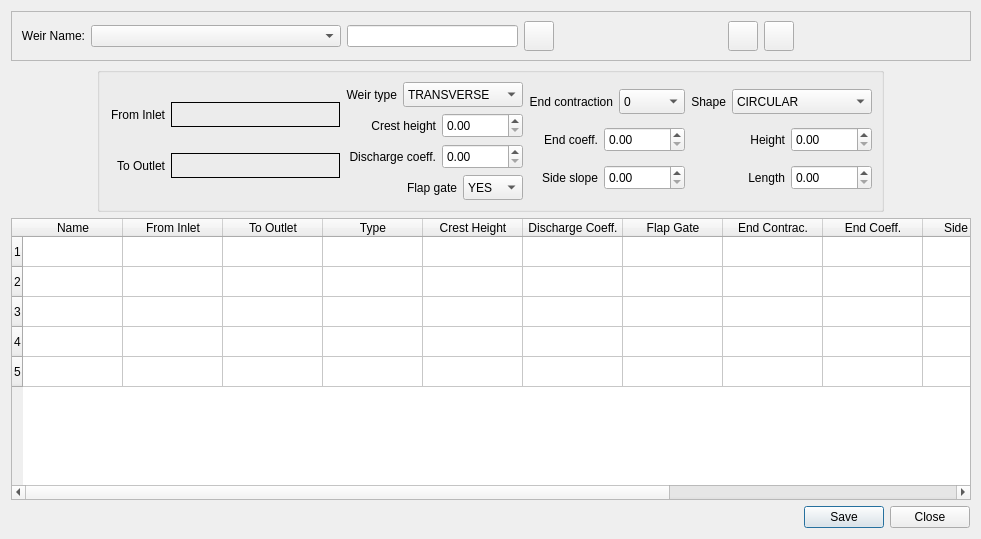
<?xml version="1.0" encoding="UTF-8"?>
<ui version="4.0">
 <class>wiers_dlg</class>
 <widget class="QDialog" name="wiers_dlg">
  <property name="windowModality">
   <enum>Qt::NonModal</enum>
  </property>
  <property name="enabled">
   <bool>true</bool>
  </property>
  <property name="geometry">
   <rect>
    <x>0</x>
    <y>0</y>
    <width>981</width>
    <height>539</height>
   </rect>
  </property>
  <property name="sizePolicy">
   <sizepolicy hsizetype="Preferred" vsizetype="Preferred">
    <horstretch>0</horstretch>
    <verstretch>0</verstretch>
   </sizepolicy>
  </property>
  <property name="minimumSize">
   <size>
    <width>981</width>
    <height>0</height>
   </size>
  </property>
  <property name="maximumSize">
   <size>
    <width>16777215</width>
    <height>16777215</height>
   </size>
  </property>
  <property name="windowTitle">
   <string>Weirs</string>
  </property>
  <layout class="QGridLayout" name="gridLayout_2">
   <item row="0" column="0">
    <widget class="QFrame" name="frame">
     <property name="sizePolicy">
      <sizepolicy hsizetype="Expanding" vsizetype="Expanding">
       <horstretch>0</horstretch>
       <verstretch>0</verstretch>
      </sizepolicy>
     </property>
     <property name="minimumSize">
      <size>
       <width>960</width>
       <height>50</height>
      </size>
     </property>
     <property name="maximumSize">
      <size>
       <width>960</width>
       <height>50</height>
      </size>
     </property>
     <property name="frameShape">
      <enum>QFrame::StyledPanel</enum>
     </property>
     <property name="frameShadow">
      <enum>QFrame::Plain</enum>
     </property>
     <layout class="QGridLayout" name="gridLayout_7">
      <item row="0" column="0">
       <layout class="QHBoxLayout" name="horizontalLayout_9">
        <item>
         <layout class="QHBoxLayout" name="horizontalLayout_5">
          <property name="sizeConstraint">
           <enum>QLayout::SetFixedSize</enum>
          </property>
          <item>
           <widget class="QLabel" name="label">
            <property name="enabled">
             <bool>true</bool>
            </property>
            <property name="sizePolicy">
             <sizepolicy hsizetype="Fixed" vsizetype="Fixed">
              <horstretch>0</horstretch>
              <verstretch>0</verstretch>
             </sizepolicy>
            </property>
            <property name="text">
             <string>Weir Name:</string>
            </property>
            <property name="alignment">
             <set>Qt::AlignRight|Qt::AlignTrailing|Qt::AlignVCenter</set>
            </property>
           </widget>
          </item>
          <item>
           <widget class="QComboBox" name="weir_name_cbo">
            <property name="sizePolicy">
             <sizepolicy hsizetype="Fixed" vsizetype="Fixed">
              <horstretch>0</horstretch>
              <verstretch>0</verstretch>
             </sizepolicy>
            </property>
            <property name="minimumSize">
             <size>
              <width>250</width>
              <height>22</height>
             </size>
            </property>
            <property name="maximumSize">
             <size>
              <width>250</width>
              <height>22</height>
             </size>
            </property>
            <property name="editable">
             <bool>false</bool>
            </property>
           </widget>
          </item>
         </layout>
        </item>
        <item>
         <layout class="QGridLayout" name="gridLayout_31">
          <property name="sizeConstraint">
           <enum>QLayout::SetFixedSize</enum>
          </property>
          <item row="0" column="0">
           <widget class="QLineEdit" name="weir_to_find_le">
            <property name="sizePolicy">
             <sizepolicy hsizetype="Fixed" vsizetype="Fixed">
              <horstretch>0</horstretch>
              <verstretch>0</verstretch>
             </sizepolicy>
            </property>
            <property name="minimumSize">
             <size>
              <width>171</width>
              <height>22</height>
             </size>
            </property>
            <property name="maximumSize">
             <size>
              <width>171</width>
              <height>22</height>
             </size>
            </property>
            <property name="clearButtonEnabled">
             <bool>true</bool>
            </property>
           </widget>
          </item>
          <item row="0" column="1">
           <widget class="QPushButton" name="find_weir_btn">
            <property name="sizePolicy">
             <sizepolicy hsizetype="Fixed" vsizetype="Fixed">
              <horstretch>0</horstretch>
              <verstretch>0</verstretch>
             </sizepolicy>
            </property>
            <property name="minimumSize">
             <size>
              <width>30</width>
              <height>30</height>
             </size>
            </property>
            <property name="maximumSize">
             <size>
              <width>30</width>
              <height>30</height>
             </size>
            </property>
            <property name="text">
             <string/>
            </property>
            <property name="icon">
             <iconset>
              <normaloff>../img/eye-svgrepo-com.svg</normaloff>../img/eye-svgrepo-com.svg</iconset>
            </property>
           </widget>
          </item>
         </layout>
        </item>
       </layout>
      </item>
      <item row="0" column="1">
       <layout class="QHBoxLayout" name="horizontalLayout_8">
        <item>
         <spacer name="horizontalSpacer">
          <property name="orientation">
           <enum>Qt::Horizontal</enum>
          </property>
          <property name="sizeHint" stdset="0">
           <size>
            <width>118</width>
            <height>20</height>
           </size>
          </property>
         </spacer>
        </item>
        <item>
         <layout class="QGridLayout" name="gridLayout_21">
          <property name="sizeConstraint">
           <enum>QLayout::SetFixedSize</enum>
          </property>
          <item row="0" column="0">
           <widget class="QPushButton" name="zoom_in_weir_btn">
            <property name="sizePolicy">
             <sizepolicy hsizetype="Fixed" vsizetype="Fixed">
              <horstretch>0</horstretch>
              <verstretch>0</verstretch>
             </sizepolicy>
            </property>
            <property name="minimumSize">
             <size>
              <width>30</width>
              <height>30</height>
             </size>
            </property>
            <property name="maximumSize">
             <size>
              <width>30</width>
              <height>30</height>
             </size>
            </property>
            <property name="focusPolicy">
             <enum>Qt::NoFocus</enum>
            </property>
            <property name="toolTip">
             <string>Zoom In</string>
            </property>
            <property name="toolTipDuration">
             <number>2</number>
            </property>
            <property name="text">
             <string/>
            </property>
            <property name="icon">
             <iconset>
              <normaloff>../img/zoom_in.svg</normaloff>../img/zoom_in.svg</iconset>
            </property>
           </widget>
          </item>
          <item row="0" column="1">
           <widget class="QPushButton" name="zoom_out_weir_btn">
            <property name="sizePolicy">
             <sizepolicy hsizetype="Fixed" vsizetype="Fixed">
              <horstretch>0</horstretch>
              <verstretch>0</verstretch>
             </sizepolicy>
            </property>
            <property name="minimumSize">
             <size>
              <width>30</width>
              <height>30</height>
             </size>
            </property>
            <property name="maximumSize">
             <size>
              <width>30</width>
              <height>30</height>
             </size>
            </property>
            <property name="focusPolicy">
             <enum>Qt::NoFocus</enum>
            </property>
            <property name="toolTip">
             <string>Zoom Out</string>
            </property>
            <property name="toolTipDuration">
             <number>2</number>
            </property>
            <property name="text">
             <string/>
            </property>
            <property name="icon">
             <iconset>
              <normaloff>../img/zoom_out.svg</normaloff>../img/zoom_out.svg</iconset>
            </property>
           </widget>
          </item>
         </layout>
        </item>
        <item>
         <spacer name="horizontalSpacer_2">
          <property name="orientation">
           <enum>Qt::Horizontal</enum>
          </property>
          <property name="sizeHint" stdset="0">
           <size>
            <width>108</width>
            <height>20</height>
           </size>
          </property>
         </spacer>
        </item>
       </layout>
      </item>
     </layout>
    </widget>
   </item>
   <item row="1" column="0">
    <layout class="QHBoxLayout" name="horizontalLayout_17">
     <item>
      <spacer name="horizontalSpacer_3">
       <property name="orientation">
        <enum>Qt::Horizontal</enum>
       </property>
       <property name="sizeHint" stdset="0">
        <size>
         <width>58</width>
         <height>138</height>
        </size>
       </property>
      </spacer>
     </item>
     <item>
      <widget class="QGroupBox" name="pumps_grp">
       <property name="sizePolicy">
        <sizepolicy hsizetype="Fixed" vsizetype="Fixed">
         <horstretch>0</horstretch>
         <verstretch>0</verstretch>
        </sizepolicy>
       </property>
       <property name="minimumSize">
        <size>
         <width>0</width>
         <height>120</height>
        </size>
       </property>
       <property name="maximumSize">
        <size>
         <width>16777215</width>
         <height>16777215</height>
        </size>
       </property>
       <property name="sizeIncrement">
        <size>
         <width>0</width>
         <height>120</height>
        </size>
       </property>
       <property name="title">
        <string/>
       </property>
       <property name="flat">
        <bool>false</bool>
       </property>
       <layout class="QGridLayout" name="gridLayout">
        <item row="0" column="0">
         <layout class="QHBoxLayout" name="horizontalLayout_16">
          <item>
           <layout class="QVBoxLayout" name="verticalLayout_4">
            <item>
             <layout class="QHBoxLayout" name="horizontalLayout_14">
              <item>
               <widget class="QLabel" name="from_node_lbl">
                <property name="sizePolicy">
                 <sizepolicy hsizetype="Fixed" vsizetype="Fixed">
                  <horstretch>0</horstretch>
                  <verstretch>0</verstretch>
                 </sizepolicy>
                </property>
                <property name="minimumSize">
                 <size>
                  <width>56</width>
                  <height>25</height>
                 </size>
                </property>
                <property name="toolTip">
                 <string>ID of upstream node</string>
                </property>
                <property name="text">
                 <string>From Inlet</string>
                </property>
                <property name="alignment">
                 <set>Qt::AlignRight|Qt::AlignTrailing|Qt::AlignVCenter</set>
                </property>
               </widget>
              </item>
              <item>
               <widget class="QLabel" name="weir_from_node_txt">
                <property name="sizePolicy">
                 <sizepolicy hsizetype="Fixed" vsizetype="Fixed">
                  <horstretch>0</horstretch>
                  <verstretch>0</verstretch>
                 </sizepolicy>
                </property>
                <property name="minimumSize">
                 <size>
                  <width>169</width>
                  <height>25</height>
                 </size>
                </property>
                <property name="frameShape">
                 <enum>QFrame::Box</enum>
                </property>
                <property name="text">
                 <string/>
                </property>
               </widget>
              </item>
             </layout>
            </item>
            <item>
             <layout class="QHBoxLayout" name="horizontalLayout_15">
              <item>
               <widget class="QLabel" name="to_node_lbl">
                <property name="sizePolicy">
                 <sizepolicy hsizetype="Fixed" vsizetype="Fixed">
                  <horstretch>0</horstretch>
                  <verstretch>0</verstretch>
                 </sizepolicy>
                </property>
                <property name="minimumSize">
                 <size>
                  <width>56</width>
                  <height>25</height>
                 </size>
                </property>
                <property name="toolTip">
                 <string>ID of downstream node</string>
                </property>
                <property name="layoutDirection">
                 <enum>Qt::LeftToRight</enum>
                </property>
                <property name="text">
                 <string>To Outlet</string>
                </property>
                <property name="textFormat">
                 <enum>Qt::PlainText</enum>
                </property>
                <property name="alignment">
                 <set>Qt::AlignRight|Qt::AlignTrailing|Qt::AlignVCenter</set>
                </property>
               </widget>
              </item>
              <item>
               <widget class="QLabel" name="weir_to_node_txt">
                <property name="sizePolicy">
                 <sizepolicy hsizetype="Fixed" vsizetype="Fixed">
                  <horstretch>0</horstretch>
                  <verstretch>0</verstretch>
                 </sizepolicy>
                </property>
                <property name="minimumSize">
                 <size>
                  <width>169</width>
                  <height>25</height>
                 </size>
                </property>
                <property name="frameShape">
                 <enum>QFrame::Box</enum>
                </property>
                <property name="text">
                 <string/>
                </property>
               </widget>
              </item>
             </layout>
            </item>
           </layout>
          </item>
          <item>
           <layout class="QVBoxLayout" name="verticalLayout">
            <item>
             <layout class="QHBoxLayout" name="horizontalLayout">
              <item>
               <widget class="QLabel" name="label_3">
                <property name="text">
                 <string>Weir type</string>
                </property>
                <property name="alignment">
                 <set>Qt::AlignRight|Qt::AlignTrailing|Qt::AlignVCenter</set>
                </property>
               </widget>
              </item>
              <item>
               <widget class="QComboBox" name="weir_type_cbo">
                <property name="sizePolicy">
                 <sizepolicy hsizetype="Fixed" vsizetype="Fixed">
                  <horstretch>0</horstretch>
                  <verstretch>0</verstretch>
                 </sizepolicy>
                </property>
                <property name="minimumSize">
                 <size>
                  <width>120</width>
                  <height>25</height>
                 </size>
                </property>
                <property name="maximumSize">
                 <size>
                  <width>120</width>
                  <height>25</height>
                 </size>
                </property>
                <property name="currentText">
                 <string>TRANSVERSE</string>
                </property>
                <item>
                 <property name="text">
                  <string>TRANSVERSE</string>
                 </property>
                </item>
                <item>
                 <property name="text">
                  <string>SIDEFLOW</string>
                 </property>
                </item>
                <item>
                 <property name="text">
                  <string>V-NOTCH</string>
                 </property>
                </item>
                <item>
                 <property name="text">
                  <string>TRAPEZOIDAL</string>
                 </property>
                </item>
               </widget>
              </item>
             </layout>
            </item>
            <item>
             <layout class="QHBoxLayout" name="horizontalLayout_3">
              <item>
               <widget class="QLabel" name="label_4">
                <property name="text">
                 <string>Crest height</string>
                </property>
                <property name="alignment">
                 <set>Qt::AlignRight|Qt::AlignTrailing|Qt::AlignVCenter</set>
                </property>
               </widget>
              </item>
              <item>
               <widget class="QDoubleSpinBox" name="weir_crest_height_dbox">
                <property name="sizePolicy">
                 <sizepolicy hsizetype="Fixed" vsizetype="Fixed">
                  <horstretch>0</horstretch>
                  <verstretch>0</verstretch>
                 </sizepolicy>
                </property>
                <property name="minimumSize">
                 <size>
                  <width>81</width>
                  <height>25</height>
                 </size>
                </property>
                <property name="sizeIncrement">
                 <size>
                  <width>81</width>
                  <height>25</height>
                 </size>
                </property>
                <property name="maximum">
                 <double>9999.000000000000000</double>
                </property>
               </widget>
              </item>
             </layout>
            </item>
            <item>
             <layout class="QHBoxLayout" name="horizontalLayout_4">
              <item>
               <widget class="QLabel" name="label_5">
                <property name="text">
                 <string>Discharge coeff.</string>
                </property>
                <property name="alignment">
                 <set>Qt::AlignRight|Qt::AlignTrailing|Qt::AlignVCenter</set>
                </property>
               </widget>
              </item>
              <item>
               <widget class="QDoubleSpinBox" name="weir_discharge_coeff_dbox">
                <property name="sizePolicy">
                 <sizepolicy hsizetype="Fixed" vsizetype="Fixed">
                  <horstretch>0</horstretch>
                  <verstretch>0</verstretch>
                 </sizepolicy>
                </property>
                <property name="minimumSize">
                 <size>
                  <width>81</width>
                  <height>25</height>
                 </size>
                </property>
                <property name="maximumSize">
                 <size>
                  <width>81</width>
                  <height>25</height>
                 </size>
                </property>
                <property name="maximum">
                 <double>9999.000000000000000</double>
                </property>
               </widget>
              </item>
             </layout>
            </item>
            <item>
             <layout class="QHBoxLayout" name="horizontalLayout_2">
              <item>
               <widget class="QLabel" name="label_12">
                <property name="text">
                 <string>Flap gate</string>
                </property>
                <property name="alignment">
                 <set>Qt::AlignRight|Qt::AlignTrailing|Qt::AlignVCenter</set>
                </property>
               </widget>
              </item>
              <item>
               <widget class="QComboBox" name="weir_flap_gate_cbo">
                <property name="sizePolicy">
                 <sizepolicy hsizetype="Fixed" vsizetype="Fixed">
                  <horstretch>0</horstretch>
                  <verstretch>0</verstretch>
                 </sizepolicy>
                </property>
                <property name="minimumSize">
                 <size>
                  <width>60</width>
                  <height>25</height>
                 </size>
                </property>
                <property name="maximumSize">
                 <size>
                  <width>60</width>
                  <height>25</height>
                 </size>
                </property>
                <property name="currentText">
                 <string>YES</string>
                </property>
                <item>
                 <property name="text">
                  <string>YES</string>
                 </property>
                </item>
                <item>
                 <property name="text">
                  <string>NO</string>
                 </property>
                </item>
               </widget>
              </item>
             </layout>
            </item>
           </layout>
          </item>
          <item>
           <layout class="QVBoxLayout" name="verticalLayout_2">
            <item>
             <layout class="QHBoxLayout" name="horizontalLayout_10">
              <item>
               <widget class="QLabel" name="label_6">
                <property name="text">
                 <string>End contraction</string>
                </property>
                <property name="alignment">
                 <set>Qt::AlignRight|Qt::AlignTrailing|Qt::AlignVCenter</set>
                </property>
               </widget>
              </item>
              <item>
               <widget class="QComboBox" name="weir_end_contrac_cbo">
                <property name="sizePolicy">
                 <sizepolicy hsizetype="Fixed" vsizetype="Fixed">
                  <horstretch>0</horstretch>
                  <verstretch>0</verstretch>
                 </sizepolicy>
                </property>
                <property name="minimumSize">
                 <size>
                  <width>66</width>
                  <height>25</height>
                 </size>
                </property>
                <property name="maximumSize">
                 <size>
                  <width>66</width>
                  <height>25</height>
                 </size>
                </property>
                <property name="currentText">
                 <string>0</string>
                </property>
                <item>
                 <property name="text">
                  <string>0</string>
                 </property>
                </item>
                <item>
                 <property name="text">
                  <string>1</string>
                 </property>
                </item>
                <item>
                 <property name="text">
                  <string>2</string>
                 </property>
                </item>
               </widget>
              </item>
             </layout>
            </item>
            <item>
             <layout class="QHBoxLayout" name="horizontalLayout_6">
              <item>
               <widget class="QLabel" name="label_7">
                <property name="text">
                 <string>End coeff.</string>
                </property>
                <property name="alignment">
                 <set>Qt::AlignRight|Qt::AlignTrailing|Qt::AlignVCenter</set>
                </property>
               </widget>
              </item>
              <item>
               <widget class="QDoubleSpinBox" name="weir_end_coeff_dbox">
                <property name="sizePolicy">
                 <sizepolicy hsizetype="Fixed" vsizetype="Fixed">
                  <horstretch>0</horstretch>
                  <verstretch>0</verstretch>
                 </sizepolicy>
                </property>
                <property name="minimumSize">
                 <size>
                  <width>81</width>
                  <height>25</height>
                 </size>
                </property>
                <property name="sizeIncrement">
                 <size>
                  <width>81</width>
                  <height>25</height>
                 </size>
                </property>
                <property name="maximum">
                 <double>9999.000000000000000</double>
                </property>
               </widget>
              </item>
             </layout>
            </item>
            <item>
             <layout class="QHBoxLayout" name="horizontalLayout_13">
              <item>
               <widget class="QLabel" name="label_11">
                <property name="text">
                 <string>Side slope</string>
                </property>
                <property name="alignment">
                 <set>Qt::AlignRight|Qt::AlignTrailing|Qt::AlignVCenter</set>
                </property>
               </widget>
              </item>
              <item>
               <widget class="QDoubleSpinBox" name="weir_side_slope_dbox">
                <property name="sizePolicy">
                 <sizepolicy hsizetype="Fixed" vsizetype="Fixed">
                  <horstretch>0</horstretch>
                  <verstretch>0</verstretch>
                 </sizepolicy>
                </property>
                <property name="minimumSize">
                 <size>
                  <width>81</width>
                  <height>25</height>
                 </size>
                </property>
                <property name="sizeIncrement">
                 <size>
                  <width>81</width>
                  <height>25</height>
                 </size>
                </property>
                <property name="maximum">
                 <double>9999.000000000000000</double>
                </property>
               </widget>
              </item>
             </layout>
            </item>
           </layout>
          </item>
          <item>
           <layout class="QVBoxLayout" name="verticalLayout_3">
            <item>
             <layout class="QHBoxLayout" name="horizontalLayout_12">
              <item>
               <widget class="QLabel" name="label_8">
                <property name="text">
                 <string>Shape</string>
                </property>
                <property name="alignment">
                 <set>Qt::AlignRight|Qt::AlignTrailing|Qt::AlignVCenter</set>
                </property>
               </widget>
              </item>
              <item>
               <widget class="QComboBox" name="weir_shape_cbo">
                <property name="sizePolicy">
                 <sizepolicy hsizetype="Fixed" vsizetype="Fixed">
                  <horstretch>0</horstretch>
                  <verstretch>0</verstretch>
                 </sizepolicy>
                </property>
                <property name="minimumSize">
                 <size>
                  <width>140</width>
                  <height>25</height>
                 </size>
                </property>
                <property name="maximumSize">
                 <size>
                  <width>140</width>
                  <height>25</height>
                 </size>
                </property>
                <property name="currentText">
                 <string>CIRCULAR</string>
                </property>
                <item>
                 <property name="text">
                  <string>CIRCULAR</string>
                 </property>
                </item>
                <item>
                 <property name="text">
                  <string>FORCE_MAIN</string>
                 </property>
                </item>
                <item>
                 <property name="text">
                  <string>FILLED_CIRCULAR</string>
                 </property>
                </item>
                <item>
                 <property name="text">
                  <string>RECT_CLOSED</string>
                 </property>
                </item>
                <item>
                 <property name="text">
                  <string>RECT_OPEN</string>
                 </property>
                </item>
                <item>
                 <property name="text">
                  <string>TRAPEZOIDAL</string>
                 </property>
                </item>
                <item>
                 <property name="text">
                  <string>TRIANGULAR</string>
                 </property>
                </item>
                <item>
                 <property name="text">
                  <string>HORIZ_ELLIPSE</string>
                 </property>
                </item>
                <item>
                 <property name="text">
                  <string>VERT_ELLIPSE</string>
                 </property>
                </item>
                <item>
                 <property name="text">
                  <string>ARCH</string>
                 </property>
                </item>
                <item>
                 <property name="text">
                  <string>PARABOLIC</string>
                 </property>
                </item>
                <item>
                 <property name="text">
                  <string>POWER</string>
                 </property>
                </item>
                <item>
                 <property name="text">
                  <string>RECT_TRIANGULAR</string>
                 </property>
                </item>
                <item>
                 <property name="text">
                  <string>RECT_ROUND</string>
                 </property>
                </item>
                <item>
                 <property name="text">
                  <string>MODBASKETHANDLE</string>
                 </property>
                </item>
                <item>
                 <property name="text">
                  <string>EGG</string>
                 </property>
                </item>
                <item>
                 <property name="text">
                  <string>HORSESHOE</string>
                 </property>
                </item>
                <item>
                 <property name="text">
                  <string>GOTHIC</string>
                 </property>
                </item>
                <item>
                 <property name="text">
                  <string>CATENARY</string>
                 </property>
                </item>
                <item>
                 <property name="text">
                  <string>SEMIELLIPTICAL</string>
                 </property>
                </item>
                <item>
                 <property name="text">
                  <string>BASKETHANDLE</string>
                 </property>
                </item>
                <item>
                 <property name="text">
                  <string>SEMICIRCULAR</string>
                 </property>
                </item>
               </widget>
              </item>
             </layout>
            </item>
            <item>
             <layout class="QHBoxLayout" name="horizontalLayout_11">
              <item>
               <widget class="QLabel" name="label_10">
                <property name="text">
                 <string>Height</string>
                </property>
                <property name="alignment">
                 <set>Qt::AlignRight|Qt::AlignTrailing|Qt::AlignVCenter</set>
                </property>
               </widget>
              </item>
              <item>
               <widget class="QDoubleSpinBox" name="weir_height_dbox">
                <property name="sizePolicy">
                 <sizepolicy hsizetype="Fixed" vsizetype="Fixed">
                  <horstretch>0</horstretch>
                  <verstretch>0</verstretch>
                 </sizepolicy>
                </property>
                <property name="minimumSize">
                 <size>
                  <width>81</width>
                  <height>25</height>
                 </size>
                </property>
                <property name="sizeIncrement">
                 <size>
                  <width>81</width>
                  <height>25</height>
                 </size>
                </property>
                <property name="maximum">
                 <double>9999.000000000000000</double>
                </property>
               </widget>
              </item>
             </layout>
            </item>
            <item>
             <layout class="QHBoxLayout" name="horizontalLayout_7">
              <item>
               <widget class="QLabel" name="label_9">
                <property name="text">
                 <string>Length</string>
                </property>
                <property name="alignment">
                 <set>Qt::AlignRight|Qt::AlignTrailing|Qt::AlignVCenter</set>
                </property>
               </widget>
              </item>
              <item>
               <widget class="QDoubleSpinBox" name="weir_length_dbox">
                <property name="sizePolicy">
                 <sizepolicy hsizetype="Fixed" vsizetype="Fixed">
                  <horstretch>0</horstretch>
                  <verstretch>0</verstretch>
                 </sizepolicy>
                </property>
                <property name="minimumSize">
                 <size>
                  <width>81</width>
                  <height>25</height>
                 </size>
                </property>
                <property name="sizeIncrement">
                 <size>
                  <width>81</width>
                  <height>25</height>
                 </size>
                </property>
                <property name="maximum">
                 <double>9999.000000000000000</double>
                </property>
               </widget>
              </item>
             </layout>
            </item>
           </layout>
          </item>
         </layout>
        </item>
       </layout>
      </widget>
     </item>
     <item>
      <spacer name="horizontalSpacer_5">
       <property name="orientation">
        <enum>Qt::Horizontal</enum>
       </property>
       <property name="sizeHint" stdset="0">
        <size>
         <width>68</width>
         <height>128</height>
        </size>
       </property>
      </spacer>
     </item>
    </layout>
   </item>
   <item row="2" column="0">
    <widget class="QTableWidget" name="weirs_tblw">
     <property name="sizePolicy">
      <sizepolicy hsizetype="Preferred" vsizetype="Preferred">
       <horstretch>0</horstretch>
       <verstretch>0</verstretch>
      </sizepolicy>
     </property>
     <property name="minimumSize">
      <size>
       <width>960</width>
       <height>0</height>
      </size>
     </property>
     <property name="maximumSize">
      <size>
       <width>16777215</width>
       <height>16777215</height>
      </size>
     </property>
     <property name="selectionMode">
      <enum>QAbstractItemView::SingleSelection</enum>
     </property>
     <property name="selectionBehavior">
      <enum>QAbstractItemView::SelectRows</enum>
     </property>
     <property name="rowCount">
      <number>5</number>
     </property>
     <property name="columnCount">
      <number>13</number>
     </property>
     <row/>
     <row/>
     <row/>
     <row/>
     <row/>
     <column>
      <property name="text">
       <string>Name</string>
      </property>
     </column>
     <column>
      <property name="text">
       <string>From Inlet</string>
      </property>
     </column>
     <column>
      <property name="text">
       <string>To Outlet</string>
      </property>
     </column>
     <column>
      <property name="text">
       <string>Type</string>
      </property>
     </column>
     <column>
      <property name="text">
       <string>Crest Height</string>
      </property>
     </column>
     <column>
      <property name="text">
       <string>Discharge Coeff.</string>
      </property>
     </column>
     <column>
      <property name="text">
       <string>Flap Gate</string>
      </property>
     </column>
     <column>
      <property name="text">
       <string>End Contrac.</string>
      </property>
     </column>
     <column>
      <property name="text">
       <string>End Coeff.</string>
      </property>
     </column>
     <column>
      <property name="text">
       <string>Side Slope</string>
      </property>
     </column>
     <column>
      <property name="text">
       <string>Shape</string>
      </property>
     </column>
     <column>
      <property name="text">
       <string>Height</string>
      </property>
     </column>
     <column>
      <property name="text">
       <string>Length</string>
      </property>
     </column>
     <item row="0" column="4">
      <property name="text">
       <string/>
      </property>
     </item>
     <item row="0" column="7">
      <property name="text">
       <string/>
      </property>
      <property name="flags">
       <set>ItemIsSelectable|ItemIsDragEnabled|ItemIsUserCheckable</set>
      </property>
     </item>
    </widget>
   </item>
   <item row="3" column="0">
    <widget class="QDialogButtonBox" name="weirs_buttonBox">
     <property name="sizePolicy">
      <sizepolicy hsizetype="Preferred" vsizetype="Fixed">
       <horstretch>0</horstretch>
       <verstretch>0</verstretch>
      </sizepolicy>
     </property>
     <property name="orientation">
      <enum>Qt::Horizontal</enum>
     </property>
     <property name="standardButtons">
      <set>QDialogButtonBox::Close|QDialogButtonBox::Save</set>
     </property>
    </widget>
   </item>
  </layout>
 </widget>
 <resources/>
 <connections>
  <connection>
   <sender>weirs_buttonBox</sender>
   <signal>accepted()</signal>
   <receiver>wiers_dlg</receiver>
   <slot>accept()</slot>
   <hints>
    <hint type="sourcelabel">
     <x>248</x>
     <y>254</y>
    </hint>
    <hint type="destinationlabel">
     <x>157</x>
     <y>274</y>
    </hint>
   </hints>
  </connection>
  <connection>
   <sender>weirs_buttonBox</sender>
   <signal>rejected()</signal>
   <receiver>wiers_dlg</receiver>
   <slot>reject()</slot>
   <hints>
    <hint type="sourcelabel">
     <x>316</x>
     <y>260</y>
    </hint>
    <hint type="destinationlabel">
     <x>286</x>
     <y>274</y>
    </hint>
   </hints>
  </connection>
 </connections>
</ui>
